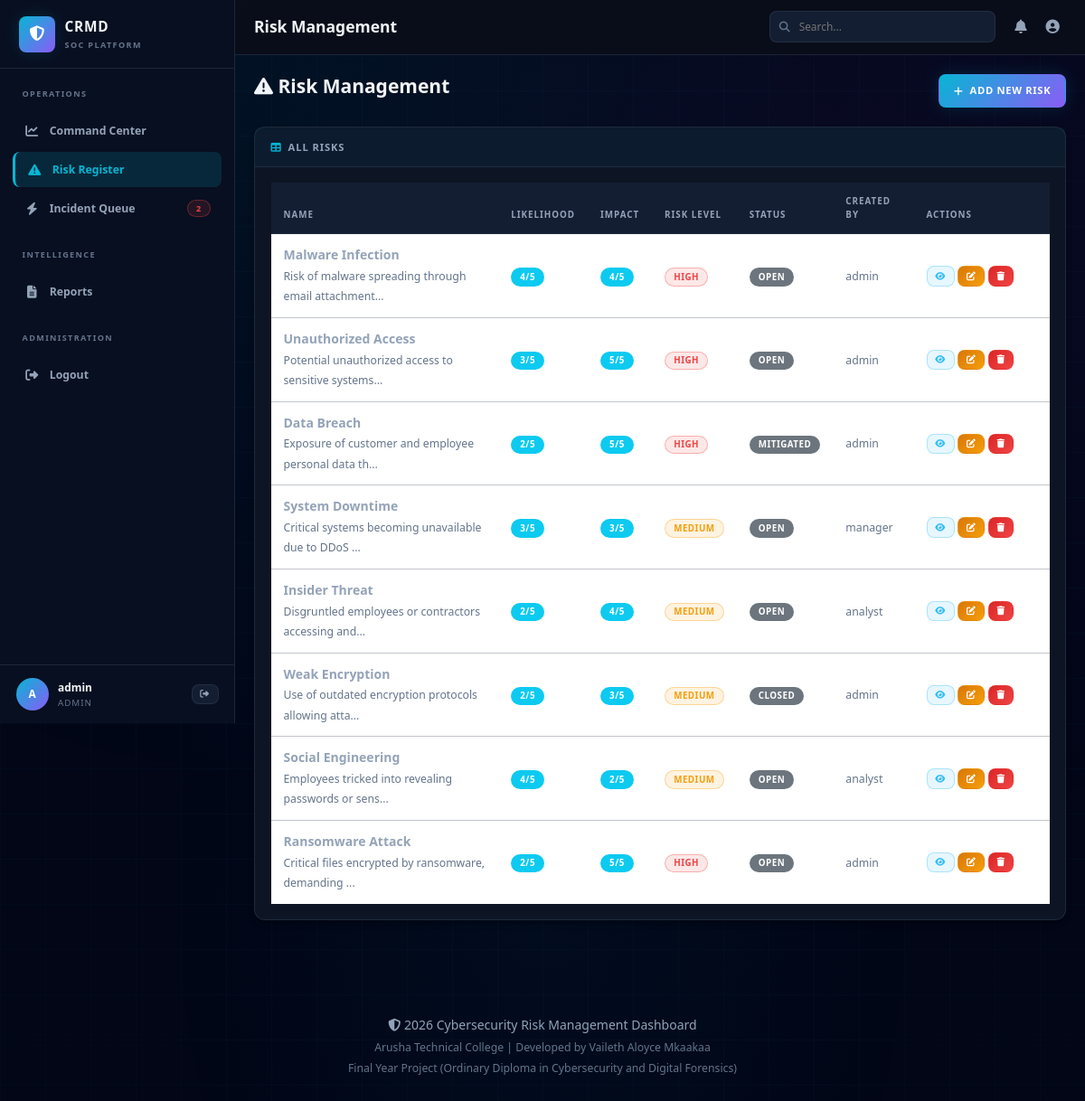
Page /risks.php (signed in) on the committed database.
### tables this page shows
CREATE TABLE risks (
    id INT PRIMARY KEY AUTO_INCREMENT,
    name VARCHAR(255) NOT NULL,
    description TEXT NOT NULL,
    likelihood INT NOT NULL CHECK (likelihood >= 1 AND likelihood <= 5),
    impact INT NOT NULL CHECK (impact >= 1 AND impact <= 5),
    risk_level ENUM('Low', 'Medium', 'High', 'Critical') NOT NULL,
    status ENUM('Open', 'Mitigated', 'Closed') NOT NULL DEFAULT 'Open',
    created_by INT NULL,
    updated_by INT NULL,
    created_at TIMESTAMP DEFAULT CURRENT_TIMESTAMP,
    updated_at TIMESTAMP DEFAULT CURRENT_TIMESTAMP ON UPDATE CURRENT_TIMESTAMP,
    INDEX idx_status (status),
    INDEX idx_risk_level (risk_level),
    INDEX idx_created_by (created_by)
);

CREATE TABLE users (
    id INT PRIMARY KEY AUTO_INCREMENT,
    username VARCHAR(100) UNIQUE NOT NULL,
    password_hash VARCHAR(255) NOT NULL,
    role ENUM('admin', 'analyst', 'viewer') NOT NULL DEFAULT 'viewer',
    last_login TIMESTAMP NULL,
    failed_login_attempts INT DEFAULT 0,
    created_at TIMESTAMP DEFAULT CURRENT_TIMESTAMP,
    updated_at TIMESTAMP DEFAULT CURRENT_TIMESTAMP ON UPDATE CURRENT_TIMESTAMP
);

### includes/auth.php (called while the page is built, shortened)
<?php
function is_admin() {
    return isset($_SESSION['role']) && in_array($_SESSION['role'], ['super_admin', 'admin'], true);
}
?>

### includes/functions.php (called while the page is built, shortened)
<?php
function get_all_risks($pdo) {
    try {
        $stmt = $pdo->prepare('
            SELECT r.*, u.username AS creator_name
            FROM risks r
            LEFT JOIN users u ON r.created_by = u.id
            ORDER BY r.created_at DESC
        ');
        $stmt->execute();
        return $stmt->fetchAll();
    } catch (PDOException $e) {
        error_log('Database Error: ' . $e->getMessage());
        return [];
    }
}
function esc($string) {
    return htmlspecialchars($string, ENT_QUOTES, 'UTF-8');
}
function get_risk_badge_class($level) {
    $classes = [
        'Critical' => 'badge-critical',
        'High' => 'badge-danger',
        'Medium' => 'badge-warning',
        'Low' => 'badge-success'
    ];
    return $classes[$level] ?? 'badge-secondary';
}

### risks.php (the view, shortened to what this page needs)
<?php
require_once __DIR__ . '/config/database.php';
require_once __DIR__ . '/includes/auth.php';
require_once __DIR__ . '/includes/functions.php';
require_once __DIR__ . '/includes/header.php';
$action = $_GET['action'] ?? 'list';
$user_id = $_SESSION['user_id'] ?? null;
?>
<div class="row mb-4">
    <div class="col-lg-12">
        <div class="d-flex justify-content-between align-items-center">
            <h2><i class="fas fa-exclamation-triangle"></i> Risk Management</h2>
            <?php if (is_admin() && $action === 'list'): ?>
                <a href="?action=add" class="btn btn-primary">
                    <i class="fas fa-plus"></i> Add New Risk
                </a>
            <?php endif; ?>
        </div>
    </div>
</div>
<?php if ($action === 'list'): ?>
    <div class="card">
        <div class="card-header">
            <i class="fas fa-table"></i> All Risks
        </div>
        <div class="card-body">
            <div class="table-responsive">
                <table class="table table-hover">
                    <thead>
                        <tr>
                            <th>Name</th>
                            <th>Likelihood</th>
                            <th>Impact</th>
                            <th>Risk Level</th>
                            <th>Status</th>
                            <th>Created By</th>
                            <th style="width: 150px;">Actions</th>
                        </tr>
                    </thead>
                    <tbody>
                        <?php
                        if (is_admin()) {
                            $risks = get_all_risks($pdo);
                        } else {
                            $risks = get_user_risks($pdo, $user_id);
                        }
                        if (!empty($risks)):
                            foreach ($risks as $r):
                        ?>
                            <tr>
                                <td>
                                    <strong><?php echo esc($r['name']); ?></strong><br>
                                    <small class="text-muted"><?php echo substr(esc($r['description']), 0, 50) . '...'; ?></small>
                                </td>
                                <td>
                                    <span class="badge bg-info"><?php echo $r['likelihood']; ?>/5</span>
                                </td>
                                <td>
                                    <span class="badge bg-info"><?php echo $r['impact']; ?>/5</span>
                                </td>
                                <td>
                                    <span class="badge <?php echo get_risk_badge_class($r['risk_level']); ?>">
                                        <?php echo $r['risk_level']; ?>
                                    </span>
                                </td>
                                <td>
                                    <span class="badge bg-secondary"><?php echo $r['status']; ?></span>
                                </td>
                                <td>
                                    <small class="text-muted"><?php echo esc($r['creator_name'] ?? 'System'); ?></small>
                                </td>
                                <td>
                                    <a href="?action=view&id=<?php echo $r['id']; ?>" class="btn btn-sm btn-info">
                                        <i class="fas fa-eye"></i>
                                    </a>
                                    <?php if (is_admin()): ?>
                                        <a href="?action=edit&id=<?php echo $r['id']; ?>" class="btn btn-sm btn-warning">
                                            <i class="fas fa-edit"></i>
                                        </a>
                                        <form method="POST" style="display: inline;" onsubmit="return confirmDelete('risk');">
                                            <button type="submit" class="btn btn-sm btn-danger">
                                                <i class="fas fa-trash"></i>
                                            </button>
                                        </form>
                                    <?php endif; ?>
                                </td>
                            </tr>
                        <?php
                            endforeach;
                        endif; ?>
                    </tbody>
                </table>
            </div>
        </div>
    </div>
<?php endif; ?>
<?php require_once __DIR__ . '/includes/footer.php'; ?>

### rows in the picture
risks: name "Malware Infection", description "Risk of malware spreading through email attachment", likelihood "4", impact "4", risk_level "HIGH", status "OPEN", users.username "admin"
risks: name "Unauthorized Access", description "Potential unauthorized access to sensitive systems", likelihood "3", impact "5", risk_level "HIGH", status "OPEN", users.username "admin"
risks: name "Data Breach", description "Exposure of customer and employee personal data th", likelihood "2", impact "5", risk_level "HIGH", status "MITIGATED", users.username "admin"
risks: name "System Downtime", description "Critical systems becoming unavailable due to DDoS", likelihood "3", impact "3", risk_level "MEDIUM", status "OPEN", users.username "manager"
risks: name "Insider Threat", description "Disgruntled employees or contractors accessing and", likelihood "2", impact "4", risk_level "MEDIUM", status "OPEN", users.username "analyst"
risks: name "Weak Encryption", description "Use of outdated encryption protocols allowing atta", likelihood "2", impact "3", risk_level "MEDIUM", status "CLOSED", users.username "admin"
risks: name "Social Engineering", description "Employees tricked into revealing passwords or sens", likelihood "4", impact "2", risk_level "MEDIUM", status "OPEN", users.username "analyst"
risks: name "Ransomware Attack", description "Critical files encrypted by ransomware, demanding", likelihood "2", impact "5", risk_level "HIGH", status "OPEN", users.username "admin"

### other values in the picture
$openIncidents "2"
substr($_SESSION['username'] ?? 'U', 0, 1) "A"
$_SESSION['username'] "admin"
$_SESSION['role'] "ADMIN"
$page_title "Risk Management"
